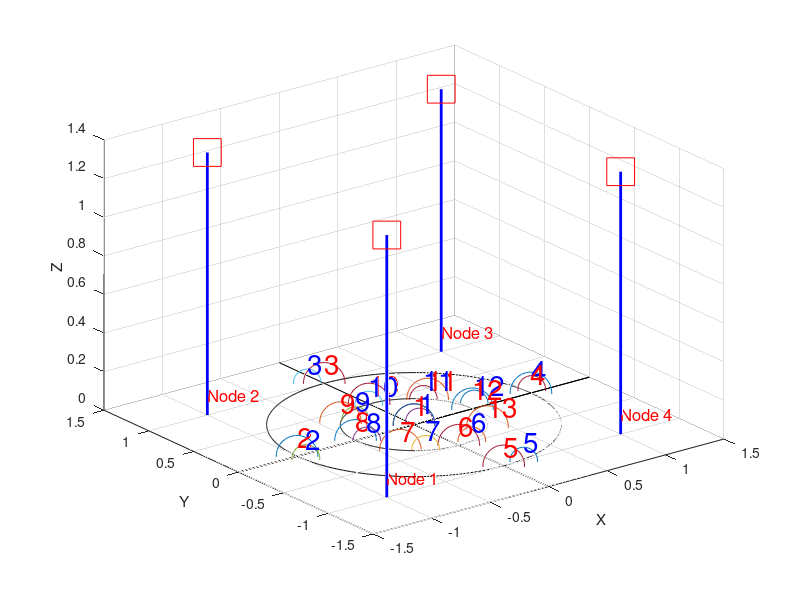

Here is the MATLAB script that generated this plot:
clear all ; close all ; clc

markSize = 20;
lineWidth = 2;

X = [-1.5 1.5 ; -1.5 1.5];
Y = [-1.5 -1.5 ; 1.5 1.5];
Z = [0 0 ; 0 0];

P_X = [-1 -1 1 1];
P_Y = [-1 1 -1 1];
P_Z = [1.36 1.36 1.36 1.36];

r=0.5;
teta=-pi:0.01:pi;
x1=r*cos(teta);
y1=r*sin(teta);

r2=1;
teta=-pi:0.01:pi;
x2=r2*cos(teta);
y2=r2*sin(teta);

dec = 40;

cpp_est = [0, 0, 0
0.059354, 0.0173186, 0
-0.978573, -0.070893, 0
-0.0874215, 1.07524, 0
1.04509, 0.0492266, 0
0.164169, -1.00916, 0
0.120037, -0.487722, 0
-0.226777, -0.425303, 0
-0.445583, -0.0545401, 0
-0.266883, 0.30435, 0
-0.0151243, 0.484998, 0
0.345903, 0.345903, 0
0.565318, 0.0651951, 0
0.416937, -0.344639, 0];






%%%%%%%%%%%%%%%%%%%%%%%%%%%%%%%%%%%%%%%%%%%%%%%%%%%%%%%%%%%%%%%%%%%%%%%%%%%%%%%%%
%%%%%%%%%%%%%%%%%%%%%%%%%%%%%%%%%%%%%%%%%%%%%%%%%%%%%%%%%%%%%%%%%%%%%%%%%%%%%%%%%
%%%%%%%%%%%%%%%%%%%%%%%%%%%%%%%%%%%%%%%%%%%%%%%%%%%%%%%%%%%%%%%%%%%%%%%%%%%%%%%%%

ball_radious = 0.144;
x=1;y=2;z=3;

% Distances from each node
% Close to real
%n_dist = [1.820, 1.539, 2.488, 2.471, 1.510, 1.593, 1.473, 1.627, 1.914, 2.129, 2.209, 2.138, 1.837                    
%          1.847, 1.560, 1.507, 2.519, 2.522, 2.146, 1.927, 1.643, 1.478, 1.610, 1.919, 2.168, 2.225
%          1.765, 2.475, 1.514, 1.469, 2.396, 2.040, 2.157, 2.071, 1.831, 1.568, 1.427, 1.547, 1.836
%          1.839, 2.510, 2.499, 1.515, 1.532, 1.617, 1.870, 2.139, 2.223, 2.155, 1.877, 1.591, 1.488];

% Estimated
n_dist = [1.886, 1.248, 2.273, 2.333, 1.248, 1.641, 1.502, 1.611, 1.847, 2.061, 2.162, 2.162, 1.847                    
          1.927, 1.343, 1.198, 2.333, 2.396, 2.162, 1.970, 1.672, 1.528, 1.611, 1.886, 2.110, 2.273
          1.809, 2.333, 1.231, 1.182, 2.162, 2.014, 2.162, 2.110, 1.809, 1.583, 1.453, 1.528, 1.773
          1.886, 2.273, 2.396, 1.323, 1.182, 1.555, 1.773, 2.061, 2.110, 2.110, 1.886, 1.611, 1.528];
n_dist = n_dist + ball_radious;

% Each node's position
n = [-1.0000001 -0.9999999 1.3580001
     -0.9999999 1.00000002 1.3580000
      0.9999997 1.00000001 1.3579999
      0.9999999 -0.9999998 1.3580001];

% Test case
te=1;
ALL = [0 0 0];
A = [ 1,-2*n(1,x),-2*n(1,y),-2*n(1,z)
      1,-2*n(2,x),-2*n(2,y),-2*n(2,z)
      1,-2*n(3,x),-2*n(3,y),-2*n(3,z)
      1,-2*n(4,x),-2*n(4,y),-2*n(4,z)];

for t = 1:13
disp([num2str(n_dist(1,t)), '    ', num2str(n_dist(2,t)), '    ', num2str(n_dist(3,t)), '    ',num2str(n_dist(4,t))]);
B = [n_dist(1,t)^2 - n(1,x)^2 - n(1,y)^2 - n(1,z)^2
    n_dist(2,t)^2 - n(2,x)^2 - n(2,y)^2 - n(2,z)^2
    n_dist(3,t)^2 - n(3,x)^2 - n(3,y)^2 - n(3,z)^2
    n_dist(4,t)^2 - n(4,x)^2 - n(4,y)^2 - n(4,z)^2];
 
T = A\B;
disp([num2str(t),')          ', num2str(T(1)), '           ', num2str(T(2)), '           ', num2str(T(3)), '           ', num2str(T(4))]);
disp([num2str(t),')          O:', num2str(T(1)), '           E:',num2str(T(2)^2 + T(3)^2 + T(4)^2) ]);
disp(' ');
R = [T(2) T(3) T(4)];
ALL = [ALL ; R];
end
%%%%%%%%%%%%%%%%%%%%%%%%%%%%%%%%%%%%%%%%%%%%%%%%%%%%%%%%%%%%%%%%%%%%%%%%%%%%%%%%%
%%%%%%%%%%%%%%%%%%%%%%%%%%%%%%%%%%%%%%%%%%%%%%%%%%%%%%%%%%%%%%%%%%%%%%%%%%%%%%%%%
%%%%%%%%%%%%%%%%%%%%%%%%%%%%%%%%%%%%%%%%%%%%%%%%%%%%%%%%%%%%%%%%%%%%%%%%%%%%%%%%%

figure(1)
surf(X, Y, Z,'FaceColor','white','edgecolor','none'); 
xlabel('X'); ylabel('Y'); zlabel('Z');
hold on;
stem3(P_X(1), P_Y(1), P_Z(1), 'MarkerSize', markSize, 'Color', 'blue','LineWidth',lineWidth, 'MarkerEdgeColor', 'red', 'Marker', 's');
hold on;
stem3(P_X(2), P_Y(2), P_Z(2), 'MarkerSize', markSize, 'Color', 'blue','LineWidth',lineWidth, 'MarkerEdgeColor', 'red', 'Marker', 's');
hold on;
stem3(P_X(3), P_Y(3), P_Z(3), 'MarkerSize', markSize, 'Color', 'blue','LineWidth',lineWidth, 'MarkerEdgeColor', 'red', 'Marker', 's');
hold on;
stem3(P_X(4), P_Y(4), P_Z(4), 'MarkerSize', markSize, 'Color', 'blue','LineWidth',lineWidth, 'MarkerEdgeColor', 'red', 'Marker', 's');
hold on; 
plot3(x1,y1,zeros(1,numel(x1)),'MarkerSize',30,'Color', 'black')
hold on; 
plot3(x2,y2,zeros(1,numel(x2)),'MarkerSize',30,'Color', 'black' )
hold on; 
stem([0 0 0 0 0],[-1 -0.5 0 0.5 1],'MarkerSize',30,'Color', 'black','LineStyle', 'none' ,'LineWidth',lineWidth )
hold on; 
stem([-1 -0.5 0 0.5 1],[0 0 0 0 0],'MarkerSize',30,'Color', 'black','LineStyle', 'none' ,'LineWidth',lineWidth )
hold on; 
stem3([r*sin(dec) -r*sin(dec) r*sin(dec) -r*sin(dec)],[r*cos(dec) r*cos(dec) -r*cos(dec) -r*cos(dec)], [0 0 0 0],'MarkerSize',30,'Color', 'black', 'LineStyle', 'none' ,'LineWidth',lineWidth)
hold on;
plot3([0 0], [-1.5 1.5], [0 0],'Color', 'k');
for t = 2:13
    height = 0;%ALL(t,3);%ALL(t,3);
%hold on ; stem3(ALL(t,1), ALL(t,2), height,'MarkerSize',20,'Color', 'green','LineStyle', 'none' ,'LineWidth',5);
%text(ALL(t,1), ALL(t,2), height+0.1, int2str(t-1), 'FontSize', 20, 'Color', 'b')

hold on; stem3(cpp_est(t,1), cpp_est(t,2), cpp_est(t,3),'MarkerSize',20,'Color', 'green','LineStyle', 'none' ,'LineWidth',5);
text(cpp_est(t,1), cpp_est(t,2), cpp_est(t,3) + 0.1, int2str(t-1), 'FontSize', 20, 'Color', 'b')
end
colors_t = ['b' 'r' 'g' 'c'];
for t = 1:0
 location = 10;
 Rg = n_dist(t,location);
 [SX SY SZ] = sphere(100); 
 SX = SX * Rg + n(t,x); 
 SY = SY * Rg + n(t,y); 
 SZ = SZ * Rg + n(t,z); 
 mesh(SX,SY,SZ,'Facecolor','none','EdgeColor',colors_t(mod(t,4)+1)); hold on
end

text(0, 0, 0.1, '1', 'FontSize', 20, 'Color', 'r')
text(-1, 0, 0.1, '2', 'FontSize', 20, 'Color', 'r')
text(0, 1, 0.1, '3', 'FontSize', 20, 'Color', 'r')
text(1, 0, 0.1, '4', 'FontSize', 20, 'Color', 'r')
text(0, -1, 0.1, '5', 'FontSize', 20, 'Color', 'r')
text(0, -0.5, 0.1, '6', 'FontSize', 20, 'Color', 'r')
text(-r*sin(dec), r*cos(dec), 0.1, '7', 'FontSize', 20, 'Color', 'r')
text(-0.5, 0, 0.1, '8', 'FontSize', 20, 'Color', 'r')
text(-r*sin(dec), -r*cos(dec), 0.1, '9', 'FontSize', 20, 'Color', 'r')
text(0, 0.5, 0.1, '10', 'FontSize', 20, 'Color', 'r')
text(r*sin(dec),  -r*cos(dec), 0.1, '11', 'FontSize', 20, 'Color', 'r')
text(0.5, 0, 0.1, '12', 'FontSize', 20, 'Color', 'r')
text(r*sin(dec), r*cos(dec), 0.1, '13', 'FontSize', 20, 'Color', 'r')

text(-1, -1, 0.1, 'Node 1', 'FontSize', 12, 'Color', 'r')
text(-1, 1, 0.1, 'Node 2', 'FontSize', 12, 'Color', 'r')
text(1, 1, 0.1, 'Node 3', 'FontSize', 12, 'Color', 'r')
text(1, -1, 0.1, 'Node 4', 'FontSize', 12, 'Color', 'r')




